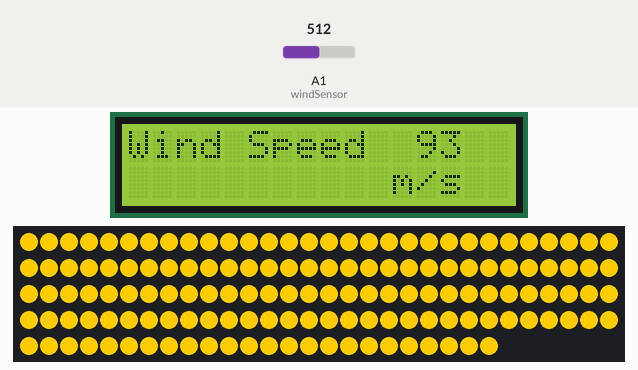
This sketch was run on a simulated Arduino Uno, built with avr-gcc and run on an emulated ATmega328P. Parts: 16×2 character LCD, 144 RGB LEDs in strip order, left to right, continuing on the next row. Inputs (shaded band) come from the test bench; at power-on: A1 (windSensor) = 512. What the sketch prints to the serial monitor is not drawn.

Above: at 1.2 s.
1.3 s: A1 (windSensor) set to 112
At 8.44 s:
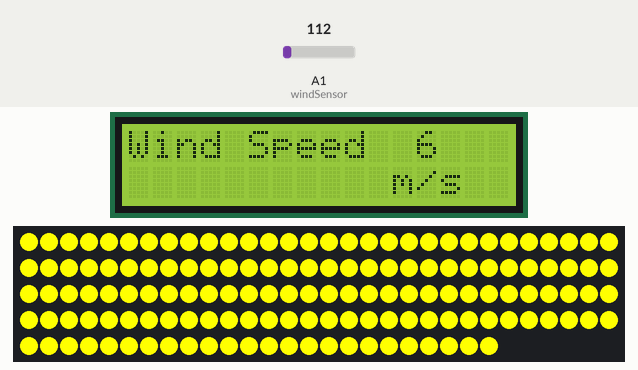
9.4 s: A1 (windSensor) set to 94
At 16.96 s:
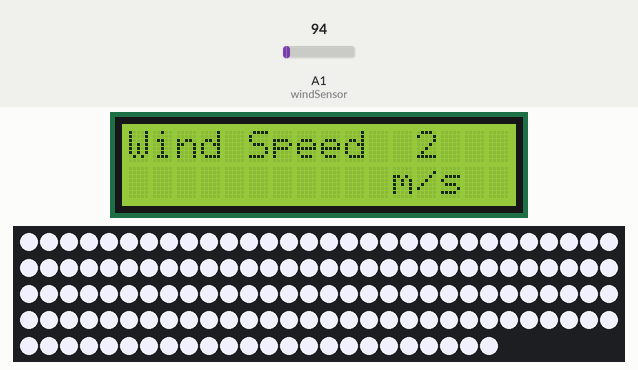
19.2 s: A1 (windSensor) set to 122
At 26.36 s:
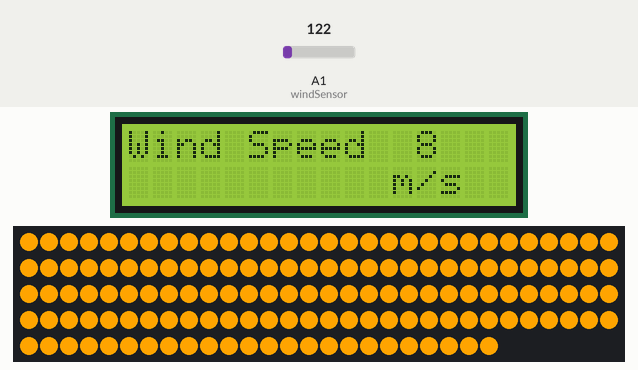

Measured:
- the behaviour switches between 105 and 104 on A1 (windSensor) (found by bisection; images 1 and 2)

The sketch:

Windy_Wendy-WindSpeed.ino
```cpp
 #include <LiquidCrystal.h>

 LiquidCrystal lcd(12, 11, 5, 4, 3, 2);

 double x = 0;
 double y = 0;
 double a = 0;
 double b = 0;

 int windSensor = A1;
 float voltageMax = 2.0;
 float voltageMin = .4;
 float voltageConversionConstant = 0.004882814;
 float sensorVoltage = 0;

 float windSpeedMin = 0;
 float windSpeedMax = 32;

 int windSpeed = 0;
 int prevWindSpeed = 0;

//LED CONTROLOR
#include <FastLED.h>

#define NUM_LEDS 144
#define LED_PIN 7

CRGB led[NUM_LEDS];

 void setup () {
  //put your setup code here, to run once:
  lcd.begin(16,2);
  Serial.begin(9600);


  //LED
  FastLED.addLeds<NEOPIXEL, LED_PIN> (led, NUM_LEDS);

  for (int i = 0; i < NUM_LEDS; i++){
    led[i] = CRGB (0, 0, 255);
    }
     FastLED.show();
    }


  void setBlue (int val) {
    for (int i = 0; i < NUM_LEDS; i++){
      led[i] = CRGB (val, val, 255);
     }

      FastLED.show();
    }

  void setRed (int val) {
   for (int i = 0; i < NUM_LEDS; i++){
     led[i] = CRGB (255, val, 0);
     }

     FastLED.show();
    }

 void loop () {

  int sensorValue = analogRead(windSensor);
  float voltage = sensorValue * (5.0 / 1023.0);
  sensorVoltage = sensorValue * voltageConversionConstant;

  if (sensorVoltage <= voltageMin) {
    windSpeed = 0;
  }
  else {
    windSpeed = ((sensorVoltage - voltageMin) * windSpeedMax / (voltageMax - voltageMin)) * 2.232694; //For voltages above minimum value, use the liner relative
    }

  x = windSpeed;
  if (x >= y){
    y = x;
    }
  else {
    y = y;
    }


  a = sensorVoltage;
  if (a >= b){
    b = a;
    }
  else {
    b = b;
    }
  if (windSpeed != prevWindSpeed) {
    Serial.println (windSpeed);
    Serial.println (sensorVoltage);
    prevWindSpeed = windSpeed;
    }

    lcd.setCursor (0,0);
    lcd.print ("Wind Speed");
    lcd.setCursor (12, 0);
    lcd.print (windSpeed);
    lcd.print ("  ");
    lcd.setCursor (11, 2);
    lcd.print ("m/s");
    delay (100);

  if  (windSpeed < 5){
    for (int i = 255; i > 0; i--){
     setBlue(i);
      delay(10);
     }

     for (int i = 0; i < 256; i++){
     setBlue(i);
     delay(10);
     }
  }

  else{
    for (int i = 255; i > 0; i--){
     setRed(i);
     delay(10);
     }

     for (int i = 0; i < 256; i++){
      setRed(i);
     delay(10);
     }
    }

  }
```
